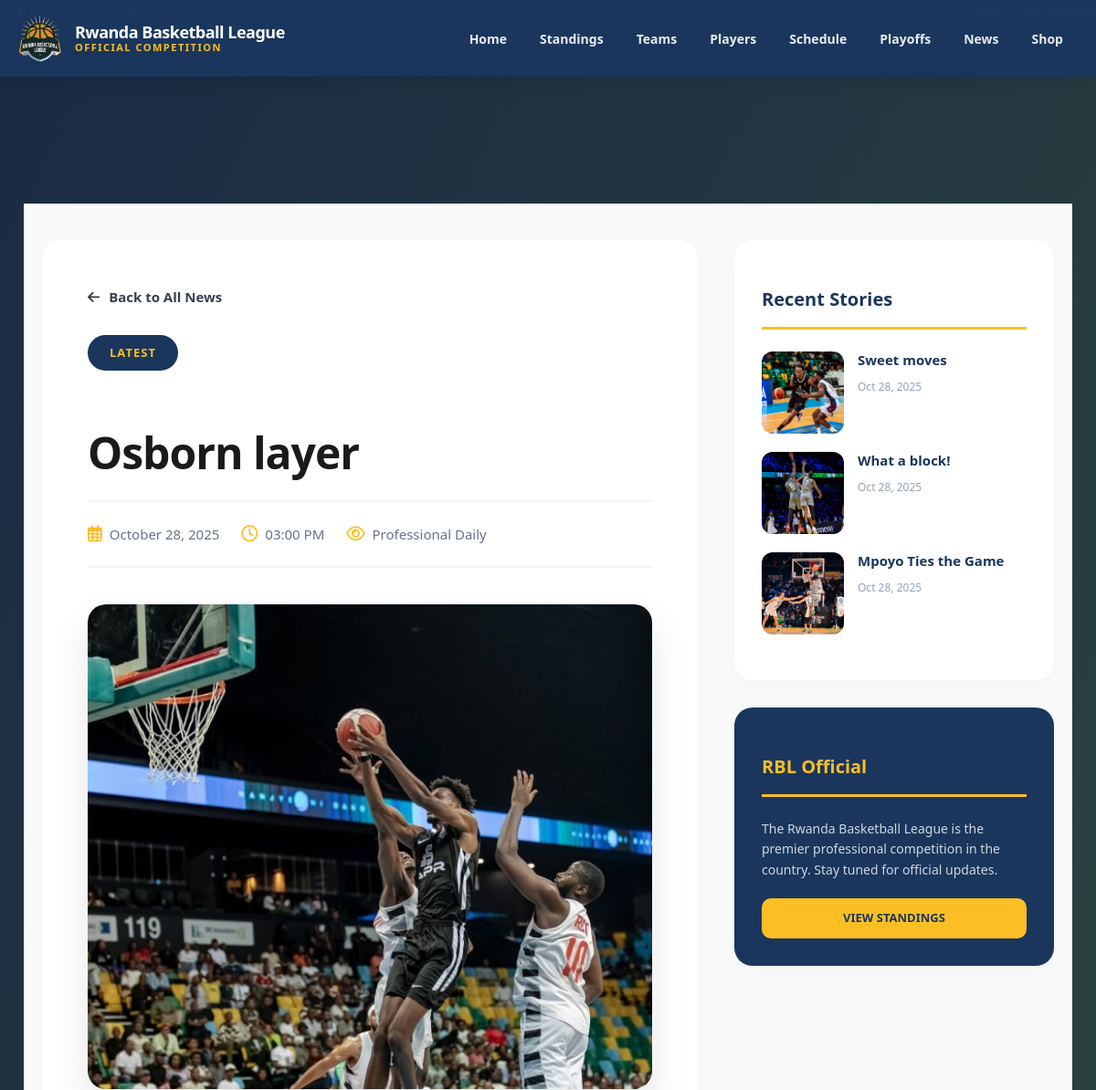
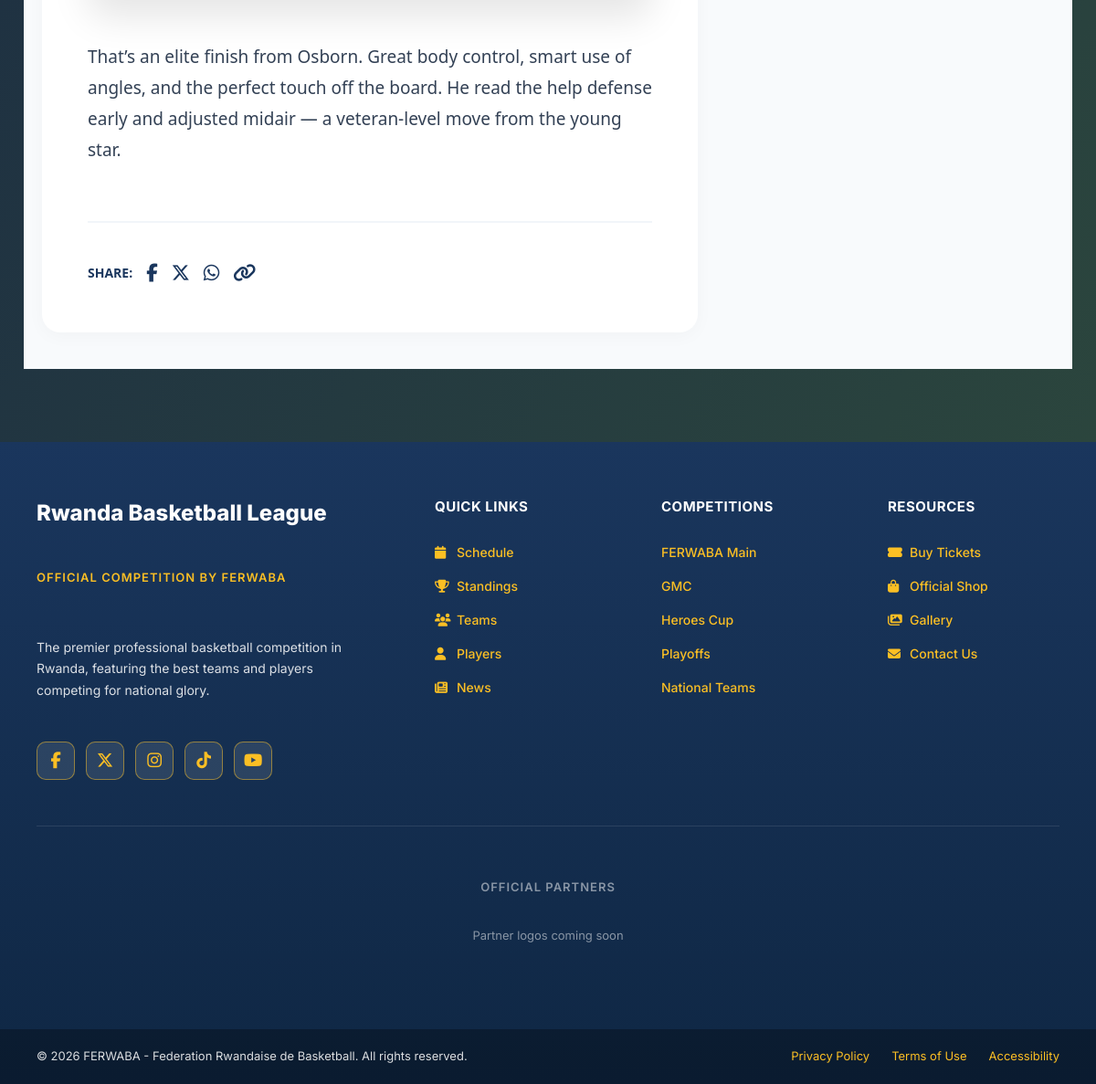
Page /competitions/rbl/pages/news-card.php?id=5 on the committed database (2 pictures, top to bottom).
### tables this page shows
CREATE TABLE IF NOT EXISTS news(
  id INT AUTO_INCREMENT PRIMARY KEY,
  title VARCHAR(200),
  content TEXT,
  category ENUM('Latest','Transfers','Injuries','Squad Updates') DEFAULT 'Latest',
  image VARCHAR(255),
  video_url VARCHAR(255),
  created_at TIMESTAMP DEFAULT CURRENT_TIMESTAMP
);

### includes/config.php (called while the page is built, shortened)
<?php
function sanitize(string $value): string {
    return htmlspecialchars(trim($value), ENT_QUOTES, 'UTF-8');
}
?>

### competitions/rbl/pages/news-card.php (the view, shortened to what this page needs)
<?php require_once __DIR__ . '/../includes/header.php'; ?><br><br>
<?php
$id = isset($_GET['id']) && ctype_digit($_GET['id']) ? (int) $_GET['id'] : 0;
$stmt = $mysqli->prepare("SELECT title, content, category, image, video_url, created_at FROM news WHERE id=? LIMIT 1");
$stmt->bind_param('i', $id);
$stmt->execute();
$res = $stmt->get_result();
$article = $res->fetch_assoc();
$related = $mysqli->query("SELECT id, title, image, created_at FROM news WHERE id != $id ORDER BY created_at DESC LIMIT 3");
?>
<div class="news-detail-page">
  <div class="article-layout">
    <main class="article-main">
      <a href="news.php" class="back-link">
        <i class="fas fa-arrow-left"></i> Back to All News
      </a>
      <article>
        <span class="article-category"><?php echo sanitize($article['category']); ?></span>
        <h1 class="article-title"><?php echo sanitize($article['title']); ?></h1>
        <div class="article-meta">
          <span><i class="far fa-calendar-alt"></i>
            <?php echo date('F d, Y', strtotime($article['created_at'])); ?></span>
          <span><i class="far fa-clock"></i> <?php echo date('h:i A', strtotime($article['created_at'])); ?></span>
          <span><i class="far fa-eye"></i> Professional Daily</span>
        </div>
        <?php if ($article['image']): ?>
          <img src="../../../admin/uploads/<?php echo sanitize($article['image']); ?>"
            alt="<?php echo sanitize($article['title']); ?>" class="article-featured-image">
        <?php endif; ?>
        <div class="article-body">
          <?php echo nl2br(sanitize($article['content'])); ?>
        </div>
      </article>
      <div
        style="margin-top:60px; padding-top:40px; border-top:2px solid #f1f5f9; display:flex; justify-content:space-between; align-items:center;">
        <div style="display:flex; gap:15px; align-items:center;">
          <span style="font-weight:800; color:#1a365d; font-size:14px; text-transform:uppercase;">Share:</span>
          <a href="#" style="color:#1a365d; font-size:20px;"><i class="fab fa-facebook-f"></i></a>
          <a href="#" style="color:#1a365d; font-size:20px;"><i class="fab fa-x-twitter"></i></a>
          <a href="#" style="color:#1a365d; font-size:20px;"><i class="fab fa-whatsapp"></i></a>
          <a href="#" style="color:#1a365d; font-size:20px;"><i class="fas fa-link"></i></a>
        </div>
      </div>
    </main>
    <aside class="article-sidebar">
      <div class="sidebar-box">
        <h3 class="sidebar-title">Recent Stories</h3>
        <div class="related-list">
          <?php while ($r = $related->fetch_assoc()):
            $thumb = !empty($r['image']) ? '../../../admin/uploads/' . sanitize($r['image']) : 'https://via.placeholder.com/150';
            ?>
            <a href="news-card.php?id=<?php echo $r['id']; ?>" class="related-item">
              <img src="<?php echo $thumb; ?>" alt="" class="related-thumb">
              <div class="related-info">
                <h4><?php echo sanitize($r['title']); ?></h4>
                <span class="related-date"><?php echo date('M d, Y', strtotime($r['created_at'])); ?></span>
              </div>
            </a>
          <?php endwhile; ?>
        </div>
      </div>
      <div class="sidebar-box" style="background:#1a365d; color:#fff;">
        <h3 class="sidebar-title" style="color:#fbbf24; border-bottom-color:#fbbf24;">RBL Official</h3>
        <p style="font-size:14px; color:rgba(255,255,255,0.8); line-height:1.6; margin-bottom:20px;">
          The Rwanda Basketball League is the premier professional competition in the country. Stay tuned for official
          updates.
        </p>
        <a href="standings.php"
          style="display:block; text-align:center; background:#fbbf24; color:#1a365d; font-weight:800; padding:12px; border-radius:10px; font-size:13px; text-transform:uppercase;">View
          Standings</a>
      </div>
    </aside>
  </div>
</div>
<?php require_once __DIR__ . '/../includes/footer.php'; ?>

### assets/css/style.css (style rules this page uses)
:root { --blue: #0047AB; --gold: #FFB81C; --text: #ffffff; --bg: linear-gradient(to bottom right, #1A2A44, #2E4A3C); }
* { box-sizing: border-box; }
html, body { margin: 0; padding: 0; color: var(--text); background: var(--bg); overflow-x: hidden; font-family: 'Poppins', system-ui, -apple-system, Segoe UI, Roboto, Arial, sans-serif; line-height: 1.5; min-height: 100vh; }
a:not(.btn):not(.btn-small):not(.btn-ticket):not(.logo):not(.main-nav a):not(.footer-links a):not(.footer-bottom-links a):not(.footer-social a):not(.footer-social-icons a) { color: #374151; text-decoration: none; transition: color 0.2s; }
body { overflow-x: hidden; }

### competitions/rbl/includes/header.php (style rules this page uses)
a { text-decoration: none !important; }

### competitions/rbl/pages/news-card.php (style rules this page uses)
.news-detail-page { background: #f8fafc; min-height: 100vh; padding: 40px 0; }
.article-layout { max-width: 1200px; margin: 0 auto; display: grid; grid-template-columns: 1fr 350px; gap: 40px; padding: 0 20px; }
.article-main { background: #fff; border-radius: 20px; padding: 50px; box-shadow: 0 4px 20px rgba(0, 0, 0, 0.03); }
.article-category { display: inline-block; background: #1a365d; color: #fbbf24; padding: 10px 24px; border-radius: 30px; font-size: 13px; font-weight: 700; text-transform: uppercase; letter-spacing: 1px; margin-bottom: 24px; }
.article-title { font-size: 48px; font-weight: 900; line-height: 1.1; color: #1a1a1a; margin-bottom: 25px; letter-spacing: -1px; }
.article-meta { display: flex; align-items: center; gap: 24px; color: #64748b; font-size: 15px; padding: 24px 0; border-top: 2px solid #f1f5f9; border-bottom: 2px solid #f1f5f9; }
.article-meta span { display: flex; align-items: center; gap: 8px; }
.article-meta i { color: #fbbf24; font-size: 18px; }
.article-featured-image { width: 100%; max-height: 550px; object-fit: cover; border-radius: 20px; margin: 40px 0; box-shadow: 0 20px 40px rgba(0, 0, 0, 0.1); }
.article-body { font-size: 19px; line-height: 1.8; color: #334155; }
.article-sidebar { display: flex; flex-direction: column; gap: 30px; }
.sidebar-box { background: #fff; border-radius: 20px; padding: 30px; box-shadow: 0 4px 20px rgba(0, 0, 0, 0.03); }
.sidebar-title { font-size: 20px; font-weight: 800; color: #1a365d; margin-bottom: 24px; padding-bottom: 15px; border-bottom: 3px solid #fbbf24; }
.related-item { display: flex; gap: 15px; margin-bottom: 20px; text-decoration: none; color: inherit; transition: transform 0.3s ease; }
.related-thumb { width: 90px; height: 90px; border-radius: 12px; object-fit: cover; flex-shrink: 0; }
.related-info h4 { font-size: 15px; font-weight: 700; color: #1a365d; line-height: 1.3; margin: 0 0 5px 0; display: -webkit-box; -webkit-line-clamp: 2; -webkit-box-orient: vertical; overflow: hidden; }
.related-date { font-size: 12px; color: #94a3b8; }
.back-link { display: inline-flex; align-items: center; gap: 10px; color: #1a365d; font-weight: 700; font-size: 15px; margin-bottom: 30px; transition: all 0.3s ease; }

### rows in the picture
news: category "LATEST", title "Osborn layer", created_at "October 28, 2025", created_at "03:00 PM", image (picture), content "That’s an elite finish from Osborn. Great body control, smart use of angles, and the perfect touch off the board. He read the help defense early and adjusted midair — a veteran-level move from the young star."
news: image (picture), title "Sweet moves", created_at "Oct 28, 2025"
news: image (picture), title "What a block!", created_at "Oct 28, 2025"
news: image (picture), title "Mpoyo Ties the Game", created_at "Oct 28, 2025"
